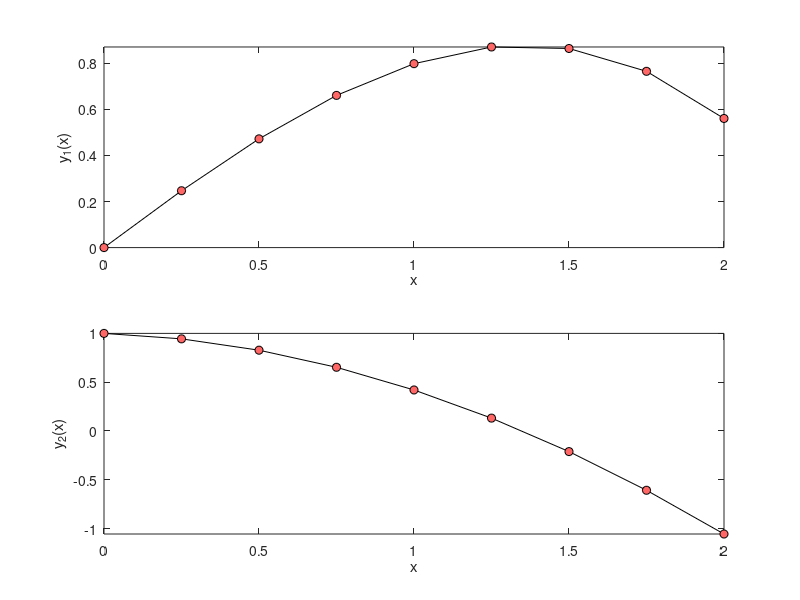

The MATLAB script that drew this image:
% Code 6-1c | Modified Euler's Explicit Method
clc; clear; close all
f = @(x,Y) [Y(2); -0.1*Y(2)-x];           %ODE
Y = [0 1];                                %initial values
S = [0 2];                                %response span
h = 0.25;                                 %domain increment
%Method_________________________________________________________________
x = S(1);
Y = Y(:);
i = 1;
xx = x; YY = Y;
while x < S(2)
    i = i+1;
    dY = f(x,Y);
    x = x+h;
    Y = Y+(dY+f(x,Y+dY*h))/2*h;
    xx(i) = x; YY(:,i) = Y;
end
%Illustration___________________________________________________________
m = numel(Y);
div = ['---------' repmat('------------',[1,m]),'\n'];
fprintf('        x'); fprintf('       y%d(x)',1:m);    fprintf(['\n',div]);
fprintf(['%9.3g',repmat('%12.5g',[1,m]),'\n'],[xx;YY]);fprintf(div);
for i = 1:m
    subplot(m,1,i)
    plot(xx,YY(i,:),'linestyle','-','Color','k',...
        'Marker','o','MarkerFaceColor',[1 0.4 0.4],...
        'displayname','f^0(x)'); hold on
    xlabel('x'); ylabel(['y_' num2str(i) '(x)']); axis tight;
end
